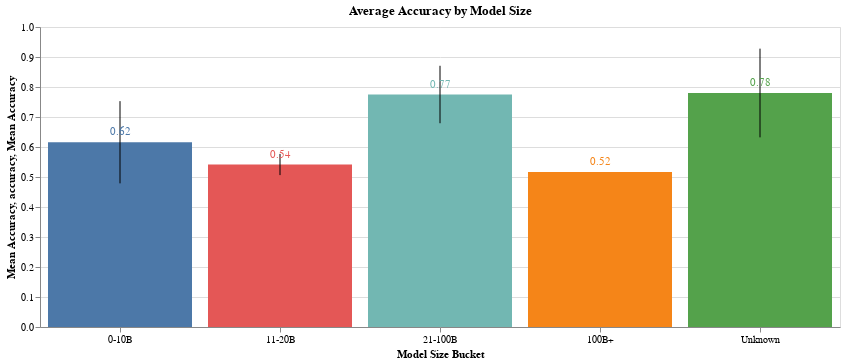

Write notebook code for a chart like this one.
### Code cell
# Plot average accuracy by model_size_bucket and add error bars
bars = alt.Chart(detection_stats_df).mark_bar().encode(
    x=alt.X('model_size_bucket:N', title='Model Size Bucket', axis=alt.Axis(labelAngle=0), sort=['0-10B', '11-20B', '21-100B', '100B+', 'Unknown']),
    y=alt.Y('mean(accuracy):Q', title='Mean Accuracy'),
    color=alt.Color('model_size_bucket:N', title='Model Size Bucket', legend=None)
).properties(
    title='Average Accuracy by Model Size',
    width=800  # Set the width to 800 pixels
)

error_bars = alt.Chart(detection_stats_df).mark_errorbar(extent='stdev').encode(
    x=alt.X('model_size_bucket:N', sort=['0-10B', '11-20B', '21-100B', '100B+', 'Unknown']),
    y=alt.Y('accuracy:Q')
)

# Add value labels
text = bars.mark_text(
    align='center',
    baseline='bottom',
    dy=-5  # Adjust the position of the text
).encode(
    text=alt.Text('mean(accuracy):Q', format='.2f')
)

alt.layer(bars, error_bars, text)

### Figure 1 — Vega-Lite specification as saved in the notebook (floating-point values rounded to 4 significant figures)
{"config": {"view": {"continuousWidth": 300, "continuousHeight": 300}}, "layer": [{"mark": {"type": "bar"}, "encoding": {"color": {"field": "model_size_bucket", "legend": null, "title": "Model Size Bucket", "type": "nominal"}, "x": {"axis": {"labelAngle": 0}, "field": "model_size_bucket", "sort": ["0-10B", "11-20B", "21-100B", "100B+", "Unknown"], "title": "Model Size Bucket", "type": "nominal"}, "y": {"aggregate": "mean", "field": "accuracy", "title": "Mean Accuracy", "type": "quantitative"}}, "title": "Average Accuracy by Model Size"}, {"mark": {"type": "errorbar", "extent": "stdev"}, "encoding": {"x": {"field": "model_size_bucket", "sort": ["0-10B", "11-20B", "21-100B", "100B+", "Unknown"], "type": "nominal"}, "y": {"field": "accuracy", "type": "quantitative"}}}, {"mark": {"type": "text", "align": "center", "baseline": "bottom", "dy": -5}, "encoding": {"color": {"field": "model_size_bucket", "legend": null, "title": "Model Size Bucket", "type": "nominal"}, "text": {"aggregate": "mean", "field": "accuracy", "format": ".2f", "type": "quantitative"}, "x": {"axis": {"labelAngle": 0}, "field": "model_size_bucket", "sort": ["0-10B", "11-20B", "21-100B", "100B+", "Unknown"], "title": "Model Size Bucket", "type": "nominal"}, "y": {"aggregate": "mean", "field": "accuracy", "title": "Mean Accuracy", "type": "quantitative"}}, "title": "Average Accuracy by Model Size"}], "data": {"name": "data-cbe287462145a6bfc7f6b563fa0e83e5"}, "width": 800, "$schema": "https://vega.github.io/schema/vega-lite/v5.8.0.json", "datasets": {"data-cbe287462145a6bfc7f6b563fa0e83e5": [{"accuracy": 0.7833, "precision": 0.7073, "recall": 0.9667, "f1": 0.8169, "model_name": "gpt4o", "model_type": "closed/proprietary", "model_size_in_b": null, "model_size_bucket": "Unknown"}, {"accuracy": 0.85, "precision": 0.7838, "recall": 0.9667, "f1": 0.8657, "model_name": "gpt4o-mini", "model_type": "closed/proprietary", "model_size_in_b": null, "model_size_bucket": "Unknown"}, {"accuracy": 0.5167, "precision": 1.0, "recall": 0.03333, "f1": 0.06452, "model_name": "gpt35", "model_type": "closed/proprietary", "model_size_in_b": 175.0, "model_size_bucket": "100B+"}, {"accuracy": 0.7333, "precision": 0.6522, "recall": 1.0, "f1": 0.7895, "model_name": "gemini_1.5_flash", "model_type": "closed/proprietary", "model_size_in_b": null, "model_size_bucket": "Unknown"}, {"accuracy": 0.8333, "precision": 0.7941, "recall": 0.9, "f1": 0.8438, "model_name": "gemini_1.5_flash-8B", "model_type": "closed/proprietary", "model_size_in_b": 8.0, "model_size_bucket": "0-10B"}, {"accuracy": 0.9667, "precision": 1.0, "recall": 0.9333, "f1": 0.9655, "model_name": "claude_3.5-sonnet", "model_type": "closed/proprietary", "model_size_in_b": null, "model_size_bucket": "Unknown"}, {"accuracy": 0.5667, "precision": 0.5357, "recall": 1.0, "f1": 0.6977, "model_name": "claude_3.5-haiku", "model_type": "closed/proprietary", "model_size_in_b": null, "model_size_bucket": "Unknown"}, {"accuracy": 0.5167, "precision": 1.0, "recall": 0.03333, "f1": 0.06452, "model_name": "biomistral7B", "model_type": "clinical/biomedical", "model_size_in_b": 7.0, "model_size_bucket": "0-10B"}, {"accuracy": 0.5667, "precision": 0.537, "recall": 0.9667, "f1": 0.6905, "model_name": "llama2_chat-13B", "model_type": "general open", "model_size_in_b": 13.0, "model_size_bucket": "11-20B"}, {"accuracy": 0.6333, "precision": 0.58, "recall": 0.9667, "f1": 0.725, "model_name": "llama2_chat-70B", "model_type": "general open", "model_size_in_b": 70.0, "model_size_bucket": "21-100B"}, {"accuracy": 0.8333, "precision": 1.0, "recall": 0.6667, "f1": 0.8, "model_name": "llama3_instruct-8B", "model_type": "general open", "model_size_in_b": 8.0, "model_size_bucket": "0-10B"}, {"accuracy": 0.8333, "precision": 1.0, "recall": 0.6667, "f1": 0.8, "model_name": "llama3_instruct-70B", "model_type": "general open", "model_size_in_b": 70.0, "model_size_bucket": "21-100B"}, {"accuracy": 0.5833, "precision": 1.0, "recall": 0.1667, "f1": 0.2857, "model_name": "med42-8B", "model_type": "clinical/biomedical", "model_size_in_b": 8.0, "model_size_bucket": "0-10B"}, {"accuracy": 0.8, "precision": 0.9091, "recall": 0.6667, "f1": 0.7692, "model_name": "med42-70B", "model_type": "clinical/biomedical", "model_size_in_b": 70.0, "model_size_bucket": "21-100B"}, {"accuracy": 0.7, "precision": 1.0, "recall": 0.4, "f1": 0.5714, "model_name": "olmo2_instruct-7B", "model_type": "general open", "model_size_in_b": 7.0, "model_size_bucket": "0-10B"}, {"accuracy": 0.5167, "precision": 1.0, "recall": 0.03333, "f1": 0.06452, "model_name": "olmo2_instruct-13B", "model_type": "general open", "model_size_in_b": 13.0, "model_size_bucket": "11-20B"}, {"accuracy": 0.5, "precision": 0.0, "recall": 0.0, "f1": 0.0, "model_name": "mistral_instruct7B", "model_type": "general open", "model_size_in_b": 7.0, "model_size_bucket": "0-10B"}, {"accuracy": 0.5085, "precision": 0.5, "recall": 1.0, "f1": 0.6667, "model_name": "openbiollm-8B", "model_type": "clinical/biomedical", "model_size_in_b": 8.0, "model_size_bucket": "0-10B"}, {"accuracy": 0.8333, "precision": 0.8571, "recall": 0.8, "f1": 0.8276, "model_name": "openbiollm-70B", "model_type": "clinical/biomedical", "model_size_in_b": 70.0, "model_size_bucket": "21-100B"}, {"accuracy": 0.6833, "precision": 0.9231, "recall": 0.4, "f1": 0.5581, "model_name": "alpacare-7B", "model_type": "clinical/biomedical", "model_size_in_b": 7.0, "model_size_bucket": "0-10B"}, {"accuracy": 0.5, "precision": 0.5, "recall": 1.0, "f1": 0.6667, "model_name": "llama2_chat-7B", "model_type": "general open", "model_size_in_b": 7.0, "model_size_bucket": "0-10B"}, {"accuracy": 0.5, "precision": 0.5, "recall": 0.9667, "f1": 0.6591, "model_name": "biomedgpt7B", "model_type": "clinical/biomedical", "model_size_in_b": 7.0, "model_size_bucket": "0-10B"}]}}
